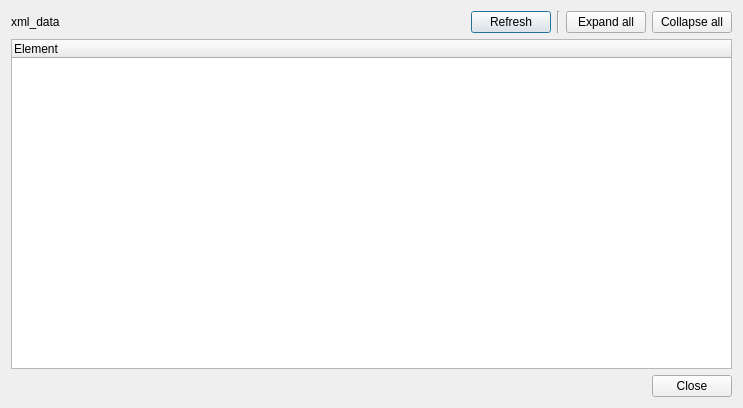
<?xml version="1.0" encoding="UTF-8"?>
<ui version="4.0">
 <class>XMLDataDialog</class>
 <widget class="QDialog" name="XMLDataDialog">
  <property name="geometry">
   <rect>
    <x>0</x>
    <y>0</y>
    <width>743</width>
    <height>408</height>
   </rect>
  </property>
  <property name="windowTitle">
   <string>Dialog</string>
  </property>
  <layout class="QVBoxLayout" name="verticalLayout">
   <item>
    <layout class="QHBoxLayout" name="top_laout" stretch="1,0,0,0,0">
     <item alignment="Qt::AlignmentFlag::AlignLeft">
      <widget class="QLabel" name="header">
       <property name="text">
        <string>xml_data</string>
       </property>
      </widget>
     </item>
     <item alignment="Qt::AlignmentFlag::AlignRight">
      <widget class="QPushButton" name="refresh_button">
       <property name="layoutDirection">
        <enum>Qt::LayoutDirection::RightToLeft</enum>
       </property>
       <property name="text">
        <string>Refresh</string>
       </property>
      </widget>
     </item>
     <item alignment="Qt::AlignmentFlag::AlignRight">
      <widget class="Line" name="separator">
       <property name="layoutDirection">
        <enum>Qt::LayoutDirection::RightToLeft</enum>
       </property>
       <property name="autoFillBackground">
        <bool>false</bool>
       </property>
       <property name="orientation">
        <enum>Qt::Orientation::Vertical</enum>
       </property>
      </widget>
     </item>
     <item alignment="Qt::AlignmentFlag::AlignRight">
      <widget class="QPushButton" name="expand_button">
       <property name="layoutDirection">
        <enum>Qt::LayoutDirection::RightToLeft</enum>
       </property>
       <property name="text">
        <string>Expand all</string>
       </property>
      </widget>
     </item>
     <item alignment="Qt::AlignmentFlag::AlignRight">
      <widget class="QPushButton" name="collapse_button">
       <property name="layoutDirection">
        <enum>Qt::LayoutDirection::RightToLeft</enum>
       </property>
       <property name="text">
        <string>Collapse all</string>
       </property>
      </widget>
     </item>
    </layout>
   </item>
   <item>
    <widget class="QTreeWidget" name="data_tree">
     <column>
      <property name="text">
       <string>Element</string>
      </property>
     </column>
    </widget>
   </item>
   <item>
    <widget class="QDialogButtonBox" name="close_button_box">
     <property name="standardButtons">
      <set>QDialogButtonBox::StandardButton::Close</set>
     </property>
    </widget>
   </item>
  </layout>
 </widget>
 <resources/>
 <connections/>
</ui>
